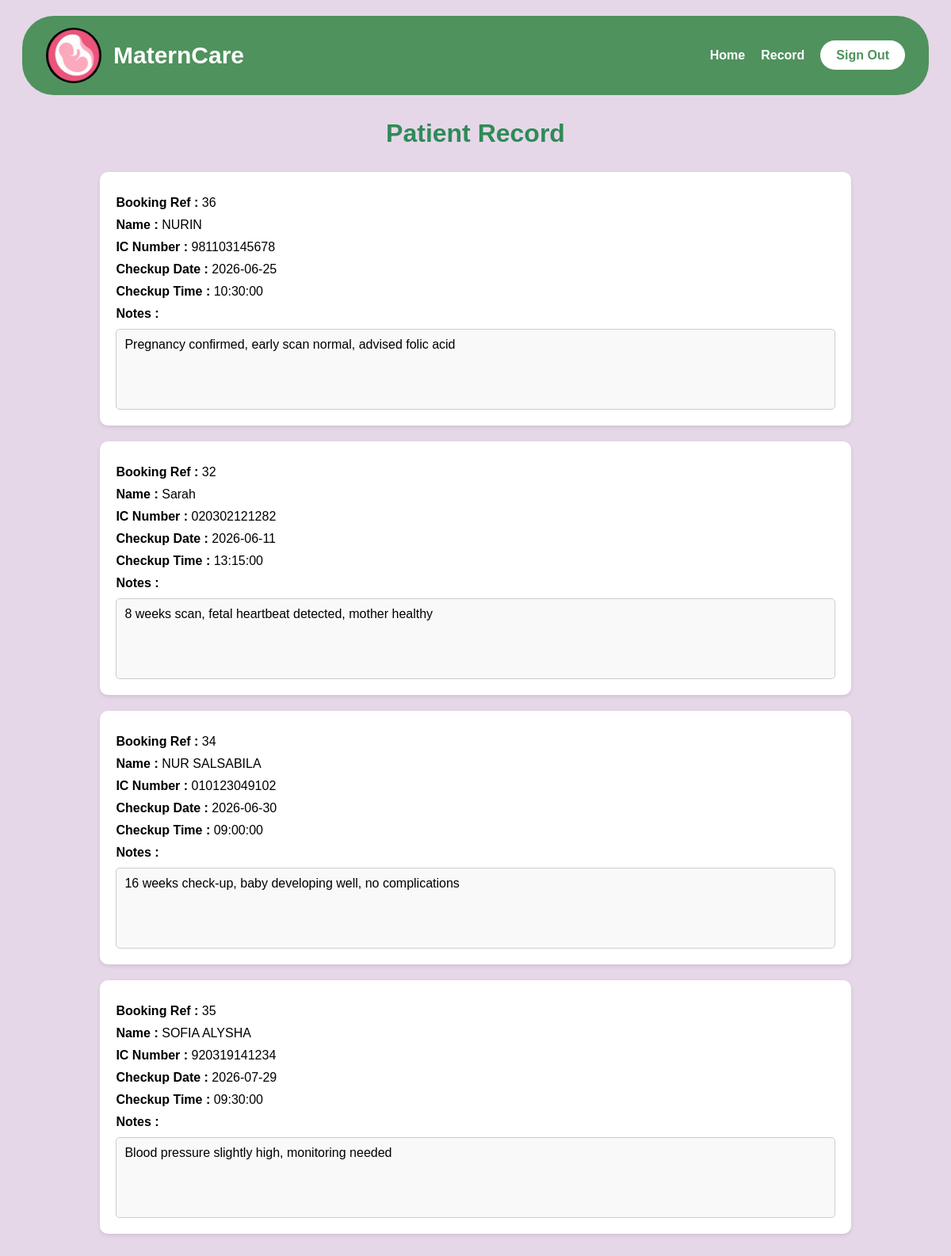
The page /adminrecord.php on the database its author committed.
### tables this page shows
CREATE TABLE `record` (
  `Record_REF` int(10) NOT NULL,
  `CheckupDate` date DEFAULT NULL,
  `CheckupTime` time DEFAULT NULL,
  `Notes` text DEFAULT NULL,
  `Booking_REF` int(10) DEFAULT NULL,
  `Name` varchar(100) NOT NULL,
  `Doctor_ID` varchar(10) DEFAULT NULL,
  `IC_Number` varchar(12) DEFAULT NULL
);

### adminrecord.php (the view, shortened to what this page needs)
<?php
include("connect.php");
$sql = "SELECT * FROM record";
$result = mysqli_query($conn, $sql);
?>
<!DOCTYPE html>
<html>
<head>
    <link rel="stylesheet" href="adminrecord.css">
</head>
<body>
<nav>
    <div class="logo">
        <img src="logo.jfif" alt="Logo">
        <h1>MaternCare</h1>
    </div>
    <ul>
        <li><a href="adminhome.php">Home</a></li>
        <li><a href="adminrecord.php">Record</a></li>
        <li><a href="logout.php" class="logout-btn">Sign Out</a></li>
    </ul>
</nav>
<h1 class="page-title">Patient Record</h1>
<div class="record-container">
<?php while($row = mysqli_fetch_assoc($result)) { ?>
    <div class="record-card">
        <p><strong>Booking Ref :</strong> <?php echo $row['Booking_REF']; ?></p>
        <p><strong>Name :</strong> <?php echo $row['Name']; ?></p>
        <p><strong>IC Number :</strong> <?php echo $row['IC_Number']; ?></p>
        <p><strong>Checkup Date :</strong> <?php echo $row['CheckupDate']; ?></p>
        <p><strong>Checkup Time :</strong> <?php echo $row['CheckupTime']; ?></p>
        <p><strong>Notes :</strong></p>
        <div class="notes-box">
            <?php echo $row['Notes']; ?>
        </div>
    </div>
<?php } ?>
</div>
</body>
</html>

### adminrecord.css (style rules this page uses)
body { background-color:#e6d7e8; font-family:Arial, sans-serif; }
nav { background:#4f925d; margin:20px; border-radius:40px; padding:15px 30px; display:flex; justify-content:space-between; align-items:center; }
.logo { display:flex; align-items:center; gap:15px; }
.logo img { width:70px; height:70px; border-radius:50%; object-fit:cover; }
.logo h1 { margin:0; color:white; font-size:30px; font-weight:bold; }
nav ul { display:flex; list-style:none; gap:20px; color:white; align-items:center; }
nav ul li a { color:white; text-decoration:none; font-weight:bold; }
.logout-btn { background:white; color:#4f925d !important; padding:10px 20px; border-radius:20px; }
h1 { text-align:center; color:#2e8b57; margin-top:30px; }
.record-container { width:80%; margin:30px auto; }
.record-card { background:white; border-radius:10px; padding:20px; margin-bottom:20px; box-shadow:0 2px 5px rgba(0,0,0,0.1); }
.record-card p { margin:10px 0; font-size:16px; }
.notes-box { min-height:80px; border:1px solid #ccc; border-radius:5px; padding:10px; background:#f9f9f9; }

### rows shown on the page
record: Booking_REF "36", Name "NURIN", IC_Number "981103145678", CheckupDate "2026-06-25", CheckupTime "10:30:00", Notes "Pregnancy confirmed, early scan normal, advised folic acid"
record: Booking_REF "32", Name "Sarah", IC_Number "020302121282", CheckupDate "2026-06-11", CheckupTime "13:15:00", Notes "8 weeks scan, fetal heartbeat detected, mother healthy"
record: Booking_REF "34", Name "NUR SALSABILA", IC_Number "010123049102", CheckupDate "2026-06-30", CheckupTime "09:00:00", Notes "16 weeks check-up, baby developing well, no complications"
record: Booking_REF "35", Name "SOFIA ALYSHA", IC_Number "920319141234", CheckupDate "2026-07-29", CheckupTime "09:30:00", Notes "Blood pressure slightly high, monitoring needed"
